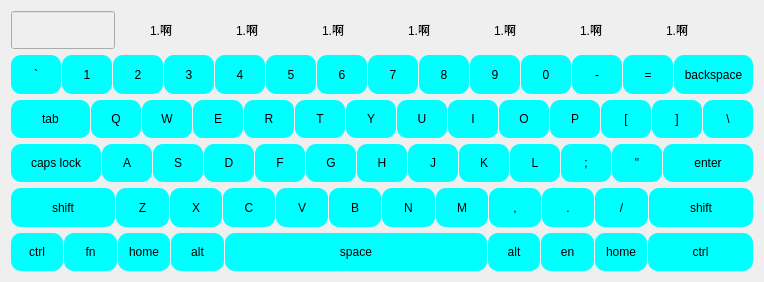
<?xml version="1.0" encoding="UTF-8"?>
<ui version="4.0">
 <class>sfkey</class>
 <widget class="QWidget" name="sfkey">
  <property name="geometry">
   <rect>
    <x>0</x>
    <y>0</y>
    <width>764</width>
    <height>282</height>
   </rect>
  </property>
  <property name="windowTitle">
   <string>Form</string>
  </property>
  <property name="styleSheet">
   <string notr="true">
QToolButton
{
	border-radius:10px;
	background-color: rgb(0, 255, 255);
	
}
</string>
  </property>
  <layout class="QVBoxLayout" name="verticalLayout">
   <item>
    <layout class="QHBoxLayout" name="layout0">
     <item>
      <widget class="QLineEdit" name="pyEdit">
       <property name="enabled">
        <bool>false</bool>
       </property>
       <property name="sizePolicy">
        <sizepolicy hsizetype="Expanding" vsizetype="Expanding">
         <horstretch>0</horstretch>
         <verstretch>0</verstretch>
        </sizepolicy>
       </property>
      </widget>
     </item>
     <item>
      <widget class="QPushButton" name="s1">
       <property name="sizePolicy">
        <sizepolicy hsizetype="Minimum" vsizetype="Expanding">
         <horstretch>0</horstretch>
         <verstretch>0</verstretch>
        </sizepolicy>
       </property>
       <property name="text">
        <string>1.啊</string>
       </property>
       <property name="flat">
        <bool>true</bool>
       </property>
      </widget>
     </item>
     <item>
      <widget class="QPushButton" name="s2">
       <property name="sizePolicy">
        <sizepolicy hsizetype="Minimum" vsizetype="Expanding">
         <horstretch>0</horstretch>
         <verstretch>0</verstretch>
        </sizepolicy>
       </property>
       <property name="text">
        <string>1.啊</string>
       </property>
       <property name="flat">
        <bool>true</bool>
       </property>
      </widget>
     </item>
     <item>
      <widget class="QPushButton" name="s3">
       <property name="sizePolicy">
        <sizepolicy hsizetype="Minimum" vsizetype="Expanding">
         <horstretch>0</horstretch>
         <verstretch>0</verstretch>
        </sizepolicy>
       </property>
       <property name="text">
        <string>1.啊</string>
       </property>
       <property name="flat">
        <bool>true</bool>
       </property>
      </widget>
     </item>
     <item>
      <widget class="QPushButton" name="s4">
       <property name="sizePolicy">
        <sizepolicy hsizetype="Minimum" vsizetype="Expanding">
         <horstretch>0</horstretch>
         <verstretch>0</verstretch>
        </sizepolicy>
       </property>
       <property name="text">
        <string>1.啊</string>
       </property>
       <property name="flat">
        <bool>true</bool>
       </property>
      </widget>
     </item>
     <item>
      <widget class="QPushButton" name="s5">
       <property name="sizePolicy">
        <sizepolicy hsizetype="Minimum" vsizetype="Expanding">
         <horstretch>0</horstretch>
         <verstretch>0</verstretch>
        </sizepolicy>
       </property>
       <property name="text">
        <string>1.啊</string>
       </property>
       <property name="flat">
        <bool>true</bool>
       </property>
      </widget>
     </item>
     <item>
      <widget class="QPushButton" name="s6">
       <property name="sizePolicy">
        <sizepolicy hsizetype="Minimum" vsizetype="Expanding">
         <horstretch>0</horstretch>
         <verstretch>0</verstretch>
        </sizepolicy>
       </property>
       <property name="text">
        <string>1.啊</string>
       </property>
       <property name="flat">
        <bool>true</bool>
       </property>
      </widget>
     </item>
     <item>
      <widget class="QPushButton" name="s7">
       <property name="sizePolicy">
        <sizepolicy hsizetype="Minimum" vsizetype="Expanding">
         <horstretch>0</horstretch>
         <verstretch>0</verstretch>
        </sizepolicy>
       </property>
       <property name="text">
        <string>1.啊</string>
       </property>
       <property name="flat">
        <bool>true</bool>
       </property>
      </widget>
     </item>
     <item>
      <spacer name="horizontalSpacer">
       <property name="orientation">
        <enum>Qt::Horizontal</enum>
       </property>
       <property name="sizeHint" stdset="0">
        <size>
         <width>40</width>
         <height>20</height>
        </size>
       </property>
      </spacer>
     </item>
    </layout>
   </item>
   <item>
    <layout class="QHBoxLayout" name="layout1" stretch="1,1,1,1,1,1,1,0,1,1,1,1,1,2">
     <property name="spacing">
      <number>1</number>
     </property>
     <item>
      <widget class="KeyButton" name="toolButton">
       <property name="sizePolicy">
        <sizepolicy hsizetype="Expanding" vsizetype="Expanding">
         <horstretch>0</horstretch>
         <verstretch>0</verstretch>
        </sizepolicy>
       </property>
       <property name="minimumSize">
        <size>
         <width>50</width>
         <height>20</height>
        </size>
       </property>
       <property name="maximumSize">
        <size>
         <width>16777215</width>
         <height>16777215</height>
        </size>
       </property>
       <property name="text">
        <string>`</string>
       </property>
      </widget>
     </item>
     <item>
      <widget class="KeyButton" name="toolButton_37">
       <property name="sizePolicy">
        <sizepolicy hsizetype="Expanding" vsizetype="Expanding">
         <horstretch>0</horstretch>
         <verstretch>0</verstretch>
        </sizepolicy>
       </property>
       <property name="minimumSize">
        <size>
         <width>50</width>
         <height>20</height>
        </size>
       </property>
       <property name="maximumSize">
        <size>
         <width>16777215</width>
         <height>16777215</height>
        </size>
       </property>
       <property name="text">
        <string>1</string>
       </property>
      </widget>
     </item>
     <item>
      <widget class="KeyButton" name="toolButton_50">
       <property name="sizePolicy">
        <sizepolicy hsizetype="Expanding" vsizetype="Expanding">
         <horstretch>0</horstretch>
         <verstretch>0</verstretch>
        </sizepolicy>
       </property>
       <property name="minimumSize">
        <size>
         <width>50</width>
         <height>20</height>
        </size>
       </property>
       <property name="maximumSize">
        <size>
         <width>16777215</width>
         <height>16777215</height>
        </size>
       </property>
       <property name="text">
        <string>2</string>
       </property>
      </widget>
     </item>
     <item>
      <widget class="KeyButton" name="toolButton_44">
       <property name="sizePolicy">
        <sizepolicy hsizetype="Expanding" vsizetype="Expanding">
         <horstretch>0</horstretch>
         <verstretch>0</verstretch>
        </sizepolicy>
       </property>
       <property name="minimumSize">
        <size>
         <width>50</width>
         <height>20</height>
        </size>
       </property>
       <property name="maximumSize">
        <size>
         <width>16777215</width>
         <height>16777215</height>
        </size>
       </property>
       <property name="text">
        <string>3</string>
       </property>
      </widget>
     </item>
     <item>
      <widget class="KeyButton" name="toolButton_2">
       <property name="sizePolicy">
        <sizepolicy hsizetype="Expanding" vsizetype="Expanding">
         <horstretch>0</horstretch>
         <verstretch>0</verstretch>
        </sizepolicy>
       </property>
       <property name="minimumSize">
        <size>
         <width>50</width>
         <height>20</height>
        </size>
       </property>
       <property name="maximumSize">
        <size>
         <width>16777215</width>
         <height>16777215</height>
        </size>
       </property>
       <property name="text">
        <string>4</string>
       </property>
      </widget>
     </item>
     <item>
      <widget class="KeyButton" name="toolButton_3">
       <property name="sizePolicy">
        <sizepolicy hsizetype="Expanding" vsizetype="Expanding">
         <horstretch>0</horstretch>
         <verstretch>0</verstretch>
        </sizepolicy>
       </property>
       <property name="minimumSize">
        <size>
         <width>50</width>
         <height>20</height>
        </size>
       </property>
       <property name="maximumSize">
        <size>
         <width>16777215</width>
         <height>16777215</height>
        </size>
       </property>
       <property name="text">
        <string>5</string>
       </property>
      </widget>
     </item>
     <item>
      <widget class="KeyButton" name="toolButton_6">
       <property name="sizePolicy">
        <sizepolicy hsizetype="Expanding" vsizetype="Expanding">
         <horstretch>0</horstretch>
         <verstretch>0</verstretch>
        </sizepolicy>
       </property>
       <property name="minimumSize">
        <size>
         <width>50</width>
         <height>20</height>
        </size>
       </property>
       <property name="maximumSize">
        <size>
         <width>16777215</width>
         <height>16777215</height>
        </size>
       </property>
       <property name="text">
        <string>6</string>
       </property>
      </widget>
     </item>
     <item>
      <widget class="KeyButton" name="toolButton_5">
       <property name="sizePolicy">
        <sizepolicy hsizetype="Expanding" vsizetype="Expanding">
         <horstretch>0</horstretch>
         <verstretch>0</verstretch>
        </sizepolicy>
       </property>
       <property name="minimumSize">
        <size>
         <width>50</width>
         <height>20</height>
        </size>
       </property>
       <property name="maximumSize">
        <size>
         <width>16777215</width>
         <height>16777215</height>
        </size>
       </property>
       <property name="text">
        <string>7</string>
       </property>
      </widget>
     </item>
     <item>
      <widget class="KeyButton" name="toolButton_4">
       <property name="sizePolicy">
        <sizepolicy hsizetype="Expanding" vsizetype="Expanding">
         <horstretch>0</horstretch>
         <verstretch>0</verstretch>
        </sizepolicy>
       </property>
       <property name="minimumSize">
        <size>
         <width>50</width>
         <height>20</height>
        </size>
       </property>
       <property name="maximumSize">
        <size>
         <width>16777215</width>
         <height>16777215</height>
        </size>
       </property>
       <property name="text">
        <string>8</string>
       </property>
      </widget>
     </item>
     <item>
      <widget class="KeyButton" name="toolButton_8">
       <property name="sizePolicy">
        <sizepolicy hsizetype="Expanding" vsizetype="Expanding">
         <horstretch>0</horstretch>
         <verstretch>0</verstretch>
        </sizepolicy>
       </property>
       <property name="minimumSize">
        <size>
         <width>50</width>
         <height>20</height>
        </size>
       </property>
       <property name="maximumSize">
        <size>
         <width>16777215</width>
         <height>16777215</height>
        </size>
       </property>
       <property name="text">
        <string>9</string>
       </property>
      </widget>
     </item>
     <item>
      <widget class="KeyButton" name="toolButton_7">
       <property name="sizePolicy">
        <sizepolicy hsizetype="Expanding" vsizetype="Expanding">
         <horstretch>0</horstretch>
         <verstretch>0</verstretch>
        </sizepolicy>
       </property>
       <property name="minimumSize">
        <size>
         <width>50</width>
         <height>20</height>
        </size>
       </property>
       <property name="maximumSize">
        <size>
         <width>16777215</width>
         <height>16777215</height>
        </size>
       </property>
       <property name="text">
        <string>0</string>
       </property>
      </widget>
     </item>
     <item>
      <widget class="KeyButton" name="toolButton_9">
       <property name="sizePolicy">
        <sizepolicy hsizetype="Expanding" vsizetype="Expanding">
         <horstretch>0</horstretch>
         <verstretch>0</verstretch>
        </sizepolicy>
       </property>
       <property name="minimumSize">
        <size>
         <width>50</width>
         <height>20</height>
        </size>
       </property>
       <property name="maximumSize">
        <size>
         <width>16777215</width>
         <height>16777215</height>
        </size>
       </property>
       <property name="text">
        <string>-</string>
       </property>
      </widget>
     </item>
     <item>
      <widget class="KeyButton" name="toolButton_10">
       <property name="sizePolicy">
        <sizepolicy hsizetype="Expanding" vsizetype="Expanding">
         <horstretch>0</horstretch>
         <verstretch>0</verstretch>
        </sizepolicy>
       </property>
       <property name="minimumSize">
        <size>
         <width>50</width>
         <height>20</height>
        </size>
       </property>
       <property name="maximumSize">
        <size>
         <width>16777215</width>
         <height>16777215</height>
        </size>
       </property>
       <property name="text">
        <string>=</string>
       </property>
      </widget>
     </item>
     <item>
      <widget class="QToolButton" name="delBt">
       <property name="sizePolicy">
        <sizepolicy hsizetype="Expanding" vsizetype="Expanding">
         <horstretch>0</horstretch>
         <verstretch>0</verstretch>
        </sizepolicy>
       </property>
       <property name="minimumSize">
        <size>
         <width>50</width>
         <height>20</height>
        </size>
       </property>
       <property name="maximumSize">
        <size>
         <width>16777215</width>
         <height>16777215</height>
        </size>
       </property>
       <property name="text">
        <string>backspace</string>
       </property>
      </widget>
     </item>
    </layout>
   </item>
   <item>
    <layout class="QHBoxLayout" name="layout2" stretch="2,1,1,1,1,1,1,1,1,1,1,1,1,1">
     <property name="spacing">
      <number>1</number>
     </property>
     <item>
      <widget class="KeyButton" name="toolButton_48">
       <property name="sizePolicy">
        <sizepolicy hsizetype="Expanding" vsizetype="Expanding">
         <horstretch>0</horstretch>
         <verstretch>0</verstretch>
        </sizepolicy>
       </property>
       <property name="minimumSize">
        <size>
         <width>50</width>
         <height>30</height>
        </size>
       </property>
       <property name="maximumSize">
        <size>
         <width>16777215</width>
         <height>16777215</height>
        </size>
       </property>
       <property name="text">
        <string>tab</string>
       </property>
      </widget>
     </item>
     <item>
      <widget class="KeyButton" name="toolButton_49">
       <property name="sizePolicy">
        <sizepolicy hsizetype="Expanding" vsizetype="Expanding">
         <horstretch>0</horstretch>
         <verstretch>0</verstretch>
        </sizepolicy>
       </property>
       <property name="minimumSize">
        <size>
         <width>50</width>
         <height>30</height>
        </size>
       </property>
       <property name="maximumSize">
        <size>
         <width>16777215</width>
         <height>16777215</height>
        </size>
       </property>
       <property name="text">
        <string>Q</string>
       </property>
      </widget>
     </item>
     <item>
      <widget class="KeyButton" name="toolButton_20">
       <property name="sizePolicy">
        <sizepolicy hsizetype="Expanding" vsizetype="Expanding">
         <horstretch>0</horstretch>
         <verstretch>0</verstretch>
        </sizepolicy>
       </property>
       <property name="minimumSize">
        <size>
         <width>50</width>
         <height>30</height>
        </size>
       </property>
       <property name="maximumSize">
        <size>
         <width>16777215</width>
         <height>16777215</height>
        </size>
       </property>
       <property name="text">
        <string>W</string>
       </property>
      </widget>
     </item>
     <item>
      <widget class="KeyButton" name="toolButton_19">
       <property name="sizePolicy">
        <sizepolicy hsizetype="Expanding" vsizetype="Expanding">
         <horstretch>0</horstretch>
         <verstretch>0</verstretch>
        </sizepolicy>
       </property>
       <property name="minimumSize">
        <size>
         <width>50</width>
         <height>30</height>
        </size>
       </property>
       <property name="maximumSize">
        <size>
         <width>16777215</width>
         <height>16777215</height>
        </size>
       </property>
       <property name="text">
        <string>E</string>
       </property>
      </widget>
     </item>
     <item>
      <widget class="KeyButton" name="toolButton_13">
       <property name="sizePolicy">
        <sizepolicy hsizetype="Expanding" vsizetype="Expanding">
         <horstretch>0</horstretch>
         <verstretch>0</verstretch>
        </sizepolicy>
       </property>
       <property name="minimumSize">
        <size>
         <width>50</width>
         <height>30</height>
        </size>
       </property>
       <property name="maximumSize">
        <size>
         <width>16777215</width>
         <height>16777215</height>
        </size>
       </property>
       <property name="text">
        <string>R</string>
       </property>
      </widget>
     </item>
     <item>
      <widget class="KeyButton" name="toolButton_15">
       <property name="sizePolicy">
        <sizepolicy hsizetype="Expanding" vsizetype="Expanding">
         <horstretch>0</horstretch>
         <verstretch>0</verstretch>
        </sizepolicy>
       </property>
       <property name="minimumSize">
        <size>
         <width>50</width>
         <height>30</height>
        </size>
       </property>
       <property name="maximumSize">
        <size>
         <width>16777215</width>
         <height>16777215</height>
        </size>
       </property>
       <property name="text">
        <string>T</string>
       </property>
      </widget>
     </item>
     <item>
      <widget class="KeyButton" name="toolButton_14">
       <property name="sizePolicy">
        <sizepolicy hsizetype="Expanding" vsizetype="Expanding">
         <horstretch>0</horstretch>
         <verstretch>0</verstretch>
        </sizepolicy>
       </property>
       <property name="minimumSize">
        <size>
         <width>50</width>
         <height>30</height>
        </size>
       </property>
       <property name="maximumSize">
        <size>
         <width>16777215</width>
         <height>16777215</height>
        </size>
       </property>
       <property name="text">
        <string>Y</string>
       </property>
      </widget>
     </item>
     <item>
      <widget class="KeyButton" name="toolButton_22">
       <property name="sizePolicy">
        <sizepolicy hsizetype="Expanding" vsizetype="Expanding">
         <horstretch>0</horstretch>
         <verstretch>0</verstretch>
        </sizepolicy>
       </property>
       <property name="minimumSize">
        <size>
         <width>50</width>
         <height>30</height>
        </size>
       </property>
       <property name="maximumSize">
        <size>
         <width>16777215</width>
         <height>16777215</height>
        </size>
       </property>
       <property name="text">
        <string>U</string>
       </property>
      </widget>
     </item>
     <item>
      <widget class="KeyButton" name="toolButton_17">
       <property name="sizePolicy">
        <sizepolicy hsizetype="Expanding" vsizetype="Expanding">
         <horstretch>0</horstretch>
         <verstretch>0</verstretch>
        </sizepolicy>
       </property>
       <property name="minimumSize">
        <size>
         <width>50</width>
         <height>30</height>
        </size>
       </property>
       <property name="maximumSize">
        <size>
         <width>16777215</width>
         <height>16777215</height>
        </size>
       </property>
       <property name="text">
        <string>I</string>
       </property>
      </widget>
     </item>
     <item>
      <widget class="KeyButton" name="toolButton_21">
       <property name="sizePolicy">
        <sizepolicy hsizetype="Expanding" vsizetype="Expanding">
         <horstretch>0</horstretch>
         <verstretch>0</verstretch>
        </sizepolicy>
       </property>
       <property name="minimumSize">
        <size>
         <width>50</width>
         <height>30</height>
        </size>
       </property>
       <property name="maximumSize">
        <size>
         <width>16777215</width>
         <height>16777215</height>
        </size>
       </property>
       <property name="text">
        <string>O</string>
       </property>
      </widget>
     </item>
     <item>
      <widget class="KeyButton" name="toolButton_18">
       <property name="sizePolicy">
        <sizepolicy hsizetype="Expanding" vsizetype="Expanding">
         <horstretch>0</horstretch>
         <verstretch>0</verstretch>
        </sizepolicy>
       </property>
       <property name="minimumSize">
        <size>
         <width>50</width>
         <height>30</height>
        </size>
       </property>
       <property name="maximumSize">
        <size>
         <width>16777215</width>
         <height>16777215</height>
        </size>
       </property>
       <property name="text">
        <string>P</string>
       </property>
      </widget>
     </item>
     <item>
      <widget class="KeyButton" name="toolButton_16">
       <property name="sizePolicy">
        <sizepolicy hsizetype="Expanding" vsizetype="Expanding">
         <horstretch>0</horstretch>
         <verstretch>0</verstretch>
        </sizepolicy>
       </property>
       <property name="minimumSize">
        <size>
         <width>50</width>
         <height>30</height>
        </size>
       </property>
       <property name="maximumSize">
        <size>
         <width>16777215</width>
         <height>16777215</height>
        </size>
       </property>
       <property name="text">
        <string>[</string>
       </property>
      </widget>
     </item>
     <item>
      <widget class="KeyButton" name="toolButton_12">
       <property name="sizePolicy">
        <sizepolicy hsizetype="Expanding" vsizetype="Expanding">
         <horstretch>0</horstretch>
         <verstretch>0</verstretch>
        </sizepolicy>
       </property>
       <property name="minimumSize">
        <size>
         <width>50</width>
         <height>30</height>
        </size>
       </property>
       <property name="maximumSize">
        <size>
         <width>16777215</width>
         <height>16777215</height>
        </size>
       </property>
       <property name="text">
        <string>]</string>
       </property>
      </widget>
     </item>
     <item>
      <widget class="KeyButton" name="toolButton_24">
       <property name="sizePolicy">
        <sizepolicy hsizetype="Expanding" vsizetype="Expanding">
         <horstretch>0</horstretch>
         <verstretch>0</verstretch>
        </sizepolicy>
       </property>
       <property name="minimumSize">
        <size>
         <width>50</width>
         <height>30</height>
        </size>
       </property>
       <property name="maximumSize">
        <size>
         <width>16777215</width>
         <height>16777215</height>
        </size>
       </property>
       <property name="text">
        <string>\</string>
       </property>
      </widget>
     </item>
    </layout>
   </item>
   <item>
    <layout class="QHBoxLayout" name="layout3" stretch="2,1,1,1,1,1,1,1,1,1,1,1,2">
     <property name="spacing">
      <number>1</number>
     </property>
     <item>
      <widget class="KeyButton" name="toolButton_52">
       <property name="sizePolicy">
        <sizepolicy hsizetype="Expanding" vsizetype="Expanding">
         <horstretch>0</horstretch>
         <verstretch>0</verstretch>
        </sizepolicy>
       </property>
       <property name="minimumSize">
        <size>
         <width>50</width>
         <height>30</height>
        </size>
       </property>
       <property name="maximumSize">
        <size>
         <width>16777215</width>
         <height>16777215</height>
        </size>
       </property>
       <property name="text">
        <string>caps lock</string>
       </property>
      </widget>
     </item>
     <item>
      <widget class="KeyButton" name="toolButton_51">
       <property name="sizePolicy">
        <sizepolicy hsizetype="Expanding" vsizetype="Expanding">
         <horstretch>0</horstretch>
         <verstretch>0</verstretch>
        </sizepolicy>
       </property>
       <property name="minimumSize">
        <size>
         <width>50</width>
         <height>30</height>
        </size>
       </property>
       <property name="maximumSize">
        <size>
         <width>16777215</width>
         <height>16777215</height>
        </size>
       </property>
       <property name="text">
        <string>A</string>
       </property>
      </widget>
     </item>
     <item>
      <widget class="KeyButton" name="toolButton_23">
       <property name="sizePolicy">
        <sizepolicy hsizetype="Expanding" vsizetype="Expanding">
         <horstretch>0</horstretch>
         <verstretch>0</verstretch>
        </sizepolicy>
       </property>
       <property name="minimumSize">
        <size>
         <width>50</width>
         <height>30</height>
        </size>
       </property>
       <property name="maximumSize">
        <size>
         <width>16777215</width>
         <height>16777215</height>
        </size>
       </property>
       <property name="text">
        <string>S</string>
       </property>
      </widget>
     </item>
     <item>
      <widget class="KeyButton" name="toolButton_31">
       <property name="sizePolicy">
        <sizepolicy hsizetype="Expanding" vsizetype="Expanding">
         <horstretch>0</horstretch>
         <verstretch>0</verstretch>
        </sizepolicy>
       </property>
       <property name="minimumSize">
        <size>
         <width>50</width>
         <height>30</height>
        </size>
       </property>
       <property name="maximumSize">
        <size>
         <width>16777215</width>
         <height>16777215</height>
        </size>
       </property>
       <property name="text">
        <string>D</string>
       </property>
      </widget>
     </item>
     <item>
      <widget class="KeyButton" name="toolButton_29">
       <property name="sizePolicy">
        <sizepolicy hsizetype="Expanding" vsizetype="Expanding">
         <horstretch>0</horstretch>
         <verstretch>0</verstretch>
        </sizepolicy>
       </property>
       <property name="minimumSize">
        <size>
         <width>50</width>
         <height>30</height>
        </size>
       </property>
       <property name="maximumSize">
        <size>
         <width>16777215</width>
         <height>16777215</height>
        </size>
       </property>
       <property name="text">
        <string>F</string>
       </property>
      </widget>
     </item>
     <item>
      <widget class="KeyButton" name="toolButton_35">
       <property name="sizePolicy">
        <sizepolicy hsizetype="Expanding" vsizetype="Expanding">
         <horstretch>0</horstretch>
         <verstretch>0</verstretch>
        </sizepolicy>
       </property>
       <property name="minimumSize">
        <size>
         <width>50</width>
         <height>30</height>
        </size>
       </property>
       <property name="maximumSize">
        <size>
         <width>16777215</width>
         <height>16777215</height>
        </size>
       </property>
       <property name="text">
        <string>G</string>
       </property>
      </widget>
     </item>
     <item>
      <widget class="KeyButton" name="toolButton_34">
       <property name="sizePolicy">
        <sizepolicy hsizetype="Expanding" vsizetype="Expanding">
         <horstretch>0</horstretch>
         <verstretch>0</verstretch>
        </sizepolicy>
       </property>
       <property name="minimumSize">
        <size>
         <width>50</width>
         <height>30</height>
        </size>
       </property>
       <property name="maximumSize">
        <size>
         <width>16777215</width>
         <height>16777215</height>
        </size>
       </property>
       <property name="text">
        <string>H</string>
       </property>
      </widget>
     </item>
     <item>
      <widget class="KeyButton" name="toolButton_33">
       <property name="sizePolicy">
        <sizepolicy hsizetype="Expanding" vsizetype="Expanding">
         <horstretch>0</horstretch>
         <verstretch>0</verstretch>
        </sizepolicy>
       </property>
       <property name="minimumSize">
        <size>
         <width>50</width>
         <height>30</height>
        </size>
       </property>
       <property name="maximumSize">
        <size>
         <width>16777215</width>
         <height>16777215</height>
        </size>
       </property>
       <property name="text">
        <string>J</string>
       </property>
      </widget>
     </item>
     <item>
      <widget class="KeyButton" name="toolButton_30">
       <property name="sizePolicy">
        <sizepolicy hsizetype="Expanding" vsizetype="Expanding">
         <horstretch>0</horstretch>
         <verstretch>0</verstretch>
        </sizepolicy>
       </property>
       <property name="minimumSize">
        <size>
         <width>50</width>
         <height>30</height>
        </size>
       </property>
       <property name="maximumSize">
        <size>
         <width>16777215</width>
         <height>16777215</height>
        </size>
       </property>
       <property name="text">
        <string>K</string>
       </property>
      </widget>
     </item>
     <item>
      <widget class="KeyButton" name="toolButton_27">
       <property name="sizePolicy">
        <sizepolicy hsizetype="Expanding" vsizetype="Expanding">
         <horstretch>0</horstretch>
         <verstretch>0</verstretch>
        </sizepolicy>
       </property>
       <property name="minimumSize">
        <size>
         <width>50</width>
         <height>30</height>
        </size>
       </property>
       <property name="maximumSize">
        <size>
         <width>16777215</width>
         <height>16777215</height>
        </size>
       </property>
       <property name="text">
        <string>L</string>
       </property>
      </widget>
     </item>
     <item>
      <widget class="KeyButton" name="toolButton_26">
       <property name="sizePolicy">
        <sizepolicy hsizetype="Expanding" vsizetype="Expanding">
         <horstretch>0</horstretch>
         <verstretch>0</verstretch>
        </sizepolicy>
       </property>
       <property name="minimumSize">
        <size>
         <width>50</width>
         <height>30</height>
        </size>
       </property>
       <property name="maximumSize">
        <size>
         <width>16777215</width>
         <height>16777215</height>
        </size>
       </property>
       <property name="text">
        <string>;</string>
       </property>
      </widget>
     </item>
     <item>
      <widget class="KeyButton" name="toolButton_32">
       <property name="sizePolicy">
        <sizepolicy hsizetype="Expanding" vsizetype="Expanding">
         <horstretch>0</horstretch>
         <verstretch>0</verstretch>
        </sizepolicy>
       </property>
       <property name="minimumSize">
        <size>
         <width>50</width>
         <height>30</height>
        </size>
       </property>
       <property name="maximumSize">
        <size>
         <width>16777215</width>
         <height>16777215</height>
        </size>
       </property>
       <property name="text">
        <string>&quot;</string>
       </property>
      </widget>
     </item>
     <item>
      <widget class="KeyButton" name="toolButton_28">
       <property name="sizePolicy">
        <sizepolicy hsizetype="Expanding" vsizetype="Expanding">
         <horstretch>0</horstretch>
         <verstretch>0</verstretch>
        </sizepolicy>
       </property>
       <property name="minimumSize">
        <size>
         <width>50</width>
         <height>30</height>
        </size>
       </property>
       <property name="maximumSize">
        <size>
         <width>16777215</width>
         <height>16777215</height>
        </size>
       </property>
       <property name="text">
        <string>enter</string>
       </property>
      </widget>
     </item>
    </layout>
   </item>
   <item>
    <layout class="QHBoxLayout" name="layout4" stretch="2,1,1,1,1,1,1,1,1,1,1,2">
     <property name="spacing">
      <number>1</number>
     </property>
     <item>
      <widget class="KeyButton" name="toolButton_39">
       <property name="sizePolicy">
        <sizepolicy hsizetype="Expanding" vsizetype="Expanding">
         <horstretch>0</horstretch>
         <verstretch>0</verstretch>
        </sizepolicy>
       </property>
       <property name="minimumSize">
        <size>
         <width>50</width>
         <height>30</height>
        </size>
       </property>
       <property name="maximumSize">
        <size>
         <width>16777215</width>
         <height>16777215</height>
        </size>
       </property>
       <property name="text">
        <string>shift</string>
       </property>
      </widget>
     </item>
     <item>
      <widget class="KeyButton" name="toolButton_42">
       <property name="sizePolicy">
        <sizepolicy hsizetype="Expanding" vsizetype="Expanding">
         <horstretch>0</horstretch>
         <verstretch>0</verstretch>
        </sizepolicy>
       </property>
       <property name="minimumSize">
        <size>
         <width>50</width>
         <height>30</height>
        </size>
       </property>
       <property name="maximumSize">
        <size>
         <width>16777215</width>
         <height>16777215</height>
        </size>
       </property>
       <property name="text">
        <string>Z</string>
       </property>
      </widget>
     </item>
     <item>
      <widget class="KeyButton" name="toolButton_38">
       <property name="sizePolicy">
        <sizepolicy hsizetype="Expanding" vsizetype="Expanding">
         <horstretch>0</horstretch>
         <verstretch>0</verstretch>
        </sizepolicy>
       </property>
       <property name="minimumSize">
        <size>
         <width>50</width>
         <height>30</height>
        </size>
       </property>
       <property name="maximumSize">
        <size>
         <width>16777215</width>
         <height>16777215</height>
        </size>
       </property>
       <property name="text">
        <string>X</string>
       </property>
      </widget>
     </item>
     <item>
      <widget class="KeyButton" name="toolButton_36">
       <property name="sizePolicy">
        <sizepolicy hsizetype="Expanding" vsizetype="Expanding">
         <horstretch>0</horstretch>
         <verstretch>0</verstretch>
        </sizepolicy>
       </property>
       <property name="minimumSize">
        <size>
         <width>50</width>
         <height>30</height>
        </size>
       </property>
       <property name="maximumSize">
        <size>
         <width>16777215</width>
         <height>16777215</height>
        </size>
       </property>
       <property name="text">
        <string>C</string>
       </property>
      </widget>
     </item>
     <item>
      <widget class="KeyButton" name="toolButton_45">
       <property name="sizePolicy">
        <sizepolicy hsizetype="Expanding" vsizetype="Expanding">
         <horstretch>0</horstretch>
         <verstretch>0</verstretch>
        </sizepolicy>
       </property>
       <property name="minimumSize">
        <size>
         <width>50</width>
         <height>30</height>
        </size>
       </property>
       <property name="maximumSize">
        <size>
         <width>16777215</width>
         <height>16777215</height>
        </size>
       </property>
       <property name="text">
        <string>V</string>
       </property>
      </widget>
     </item>
     <item>
      <widget class="KeyButton" name="toolButton_40">
       <property name="sizePolicy">
        <sizepolicy hsizetype="Expanding" vsizetype="Expanding">
         <horstretch>0</horstretch>
         <verstretch>0</verstretch>
        </sizepolicy>
       </property>
       <property name="minimumSize">
        <size>
         <width>50</width>
         <height>30</height>
        </size>
       </property>
       <property name="maximumSize">
        <size>
         <width>16777215</width>
         <height>16777215</height>
        </size>
       </property>
       <property name="text">
        <string>B</string>
       </property>
      </widget>
     </item>
     <item>
      <widget class="KeyButton" name="toolButton_47">
       <property name="sizePolicy">
        <sizepolicy hsizetype="Expanding" vsizetype="Expanding">
         <horstretch>0</horstretch>
         <verstretch>0</verstretch>
        </sizepolicy>
       </property>
       <property name="minimumSize">
        <size>
         <width>50</width>
         <height>30</height>
        </size>
       </property>
       <property name="maximumSize">
        <size>
         <width>16777215</width>
         <height>16777215</height>
        </size>
       </property>
       <property name="text">
        <string>N</string>
       </property>
      </widget>
     </item>
     <item>
      <widget class="KeyButton" name="toolButton_41">
       <property name="sizePolicy">
        <sizepolicy hsizetype="Expanding" vsizetype="Expanding">
         <horstretch>0</horstretch>
         <verstretch>0</verstretch>
        </sizepolicy>
       </property>
       <property name="minimumSize">
        <size>
         <width>50</width>
         <height>30</height>
        </size>
       </property>
       <property name="maximumSize">
        <size>
         <width>16777215</width>
         <height>16777215</height>
        </size>
       </property>
       <property name="text">
        <string>M</string>
       </property>
      </widget>
     </item>
     <item>
      <widget class="KeyButton" name="toolButton_43">
       <property name="sizePolicy">
        <sizepolicy hsizetype="Expanding" vsizetype="Expanding">
         <horstretch>0</horstretch>
         <verstretch>0</verstretch>
        </sizepolicy>
       </property>
       <property name="minimumSize">
        <size>
         <width>50</width>
         <height>30</height>
        </size>
       </property>
       <property name="maximumSize">
        <size>
         <width>16777215</width>
         <height>16777215</height>
        </size>
       </property>
       <property name="text">
        <string>,</string>
       </property>
      </widget>
     </item>
     <item>
      <widget class="KeyButton" name="toolButton_46">
       <property name="sizePolicy">
        <sizepolicy hsizetype="Expanding" vsizetype="Expanding">
         <horstretch>0</horstretch>
         <verstretch>0</verstretch>
        </sizepolicy>
       </property>
       <property name="minimumSize">
        <size>
         <width>50</width>
         <height>30</height>
        </size>
       </property>
       <property name="maximumSize">
        <size>
         <width>16777215</width>
         <height>16777215</height>
        </size>
       </property>
       <property name="text">
        <string>.</string>
       </property>
      </widget>
     </item>
     <item>
      <widget class="KeyButton" name="toolButton_53">
       <property name="sizePolicy">
        <sizepolicy hsizetype="Expanding" vsizetype="Expanding">
         <horstretch>0</horstretch>
         <verstretch>0</verstretch>
        </sizepolicy>
       </property>
       <property name="minimumSize">
        <size>
         <width>50</width>
         <height>30</height>
        </size>
       </property>
       <property name="maximumSize">
        <size>
         <width>16777215</width>
         <height>16777215</height>
        </size>
       </property>
       <property name="text">
        <string>/</string>
       </property>
      </widget>
     </item>
     <item>
      <widget class="KeyButton" name="toolButton_54">
       <property name="sizePolicy">
        <sizepolicy hsizetype="Expanding" vsizetype="Expanding">
         <horstretch>0</horstretch>
         <verstretch>0</verstretch>
        </sizepolicy>
       </property>
       <property name="minimumSize">
        <size>
         <width>50</width>
         <height>30</height>
        </size>
       </property>
       <property name="maximumSize">
        <size>
         <width>16777215</width>
         <height>16777215</height>
        </size>
       </property>
       <property name="text">
        <string>shift</string>
       </property>
      </widget>
     </item>
    </layout>
   </item>
   <item>
    <layout class="QHBoxLayout" name="layout5" stretch="1,1,1,1,5,1,1,1,2">
     <property name="spacing">
      <number>1</number>
     </property>
     <item>
      <widget class="KeyButton" name="toolButton_59">
       <property name="sizePolicy">
        <sizepolicy hsizetype="Expanding" vsizetype="Expanding">
         <horstretch>0</horstretch>
         <verstretch>0</verstretch>
        </sizepolicy>
       </property>
       <property name="minimumSize">
        <size>
         <width>50</width>
         <height>30</height>
        </size>
       </property>
       <property name="maximumSize">
        <size>
         <width>16777215</width>
         <height>16777215</height>
        </size>
       </property>
       <property name="text">
        <string>ctrl</string>
       </property>
      </widget>
     </item>
     <item>
      <widget class="KeyButton" name="toolButton_63">
       <property name="sizePolicy">
        <sizepolicy hsizetype="Expanding" vsizetype="Expanding">
         <horstretch>0</horstretch>
         <verstretch>0</verstretch>
        </sizepolicy>
       </property>
       <property name="minimumSize">
        <size>
         <width>50</width>
         <height>30</height>
        </size>
       </property>
       <property name="maximumSize">
        <size>
         <width>16777215</width>
         <height>16777215</height>
        </size>
       </property>
       <property name="text">
        <string>fn</string>
       </property>
      </widget>
     </item>
     <item>
      <widget class="KeyButton" name="toolButton_62">
       <property name="sizePolicy">
        <sizepolicy hsizetype="Expanding" vsizetype="Expanding">
         <horstretch>0</horstretch>
         <verstretch>0</verstretch>
        </sizepolicy>
       </property>
       <property name="minimumSize">
        <size>
         <width>50</width>
         <height>30</height>
        </size>
       </property>
       <property name="maximumSize">
        <size>
         <width>16777215</width>
         <height>16777215</height>
        </size>
       </property>
       <property name="text">
        <string>home</string>
       </property>
      </widget>
     </item>
     <item>
      <widget class="KeyButton" name="toolButton_61">
       <property name="sizePolicy">
        <sizepolicy hsizetype="Expanding" vsizetype="Expanding">
         <horstretch>0</horstretch>
         <verstretch>0</verstretch>
        </sizepolicy>
       </property>
       <property name="minimumSize">
        <size>
         <width>50</width>
         <height>30</height>
        </size>
       </property>
       <property name="maximumSize">
        <size>
         <width>16777215</width>
         <height>16777215</height>
        </size>
       </property>
       <property name="text">
        <string>alt</string>
       </property>
      </widget>
     </item>
     <item>
      <widget class="KeyButton" name="toolButton_56">
       <property name="sizePolicy">
        <sizepolicy hsizetype="Expanding" vsizetype="Expanding">
         <horstretch>0</horstretch>
         <verstretch>0</verstretch>
        </sizepolicy>
       </property>
       <property name="minimumSize">
        <size>
         <width>50</width>
         <height>30</height>
        </size>
       </property>
       <property name="maximumSize">
        <size>
         <width>16777215</width>
         <height>16777215</height>
        </size>
       </property>
       <property name="text">
        <string>space</string>
       </property>
      </widget>
     </item>
     <item>
      <widget class="KeyButton" name="toolButton_57">
       <property name="sizePolicy">
        <sizepolicy hsizetype="Expanding" vsizetype="Expanding">
         <horstretch>0</horstretch>
         <verstretch>0</verstretch>
        </sizepolicy>
       </property>
       <property name="minimumSize">
        <size>
         <width>50</width>
         <height>30</height>
        </size>
       </property>
       <property name="maximumSize">
        <size>
         <width>16777215</width>
         <height>16777215</height>
        </size>
       </property>
       <property name="text">
        <string>alt</string>
       </property>
      </widget>
     </item>
     <item>
      <widget class="KeyButton" name="enBt">
       <property name="sizePolicy">
        <sizepolicy hsizetype="Expanding" vsizetype="Expanding">
         <horstretch>0</horstretch>
         <verstretch>0</verstretch>
        </sizepolicy>
       </property>
       <property name="minimumSize">
        <size>
         <width>50</width>
         <height>30</height>
        </size>
       </property>
       <property name="maximumSize">
        <size>
         <width>16777215</width>
         <height>16777215</height>
        </size>
       </property>
       <property name="text">
        <string>en</string>
       </property>
      </widget>
     </item>
     <item>
      <widget class="KeyButton" name="toolButton_58">
       <property name="sizePolicy">
        <sizepolicy hsizetype="Expanding" vsizetype="Expanding">
         <horstretch>0</horstretch>
         <verstretch>0</verstretch>
        </sizepolicy>
       </property>
       <property name="minimumSize">
        <size>
         <width>50</width>
         <height>30</height>
        </size>
       </property>
       <property name="maximumSize">
        <size>
         <width>16777215</width>
         <height>16777215</height>
        </size>
       </property>
       <property name="text">
        <string>home</string>
       </property>
      </widget>
     </item>
     <item>
      <widget class="KeyButton" name="toolButton_60">
       <property name="sizePolicy">
        <sizepolicy hsizetype="Expanding" vsizetype="Expanding">
         <horstretch>0</horstretch>
         <verstretch>0</verstretch>
        </sizepolicy>
       </property>
       <property name="minimumSize">
        <size>
         <width>50</width>
         <height>30</height>
        </size>
       </property>
       <property name="maximumSize">
        <size>
         <width>16777215</width>
         <height>16777215</height>
        </size>
       </property>
       <property name="text">
        <string>ctrl</string>
       </property>
      </widget>
     </item>
    </layout>
   </item>
  </layout>
 </widget>
 <customwidgets>
  <customwidget>
   <class>KeyButton</class>
   <extends>QToolButton</extends>
   <header location="global">keybutton.h</header>
  </customwidget>
 </customwidgets>
 <resources/>
 <connections/>
</ui>
